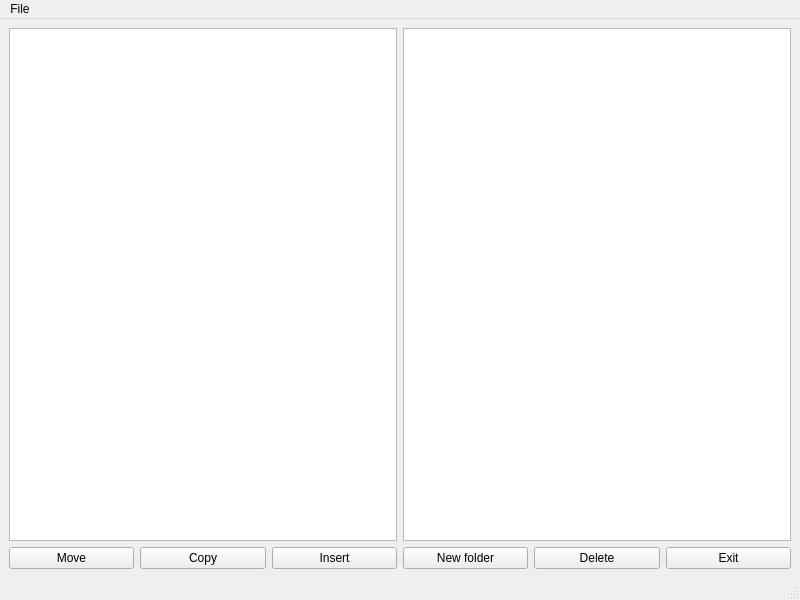
<?xml version="1.0" encoding="UTF-8"?>
<ui version="4.0">
 <class>MainWindow</class>
 <widget class="QMainWindow" name="MainWindow">
  <property name="geometry">
   <rect>
    <x>0</x>
    <y>0</y>
    <width>800</width>
    <height>600</height>
   </rect>
  </property>
  <property name="windowTitle">
   <string>MainWindow</string>
  </property>
  <widget class="QWidget" name="centralwidget">
   <layout class="QVBoxLayout" name="verticalLayout">
    <item>
     <layout class="QHBoxLayout" name="horizontalLayout">
      <item>
       <widget class="QTreeView" name="treeViewLeft">
        <property name="dragEnabled">
         <bool>false</bool>
        </property>
        <property name="dragDropMode">
         <enum>QAbstractItemView::NoDragDrop</enum>
        </property>
        <property name="defaultDropAction">
         <enum>Qt::IgnoreAction</enum>
        </property>
       </widget>
      </item>
      <item>
       <widget class="QTreeView" name="treeViewRight">
        <property name="dragEnabled">
         <bool>false</bool>
        </property>
        <property name="dragDropMode">
         <enum>QAbstractItemView::NoDragDrop</enum>
        </property>
        <property name="defaultDropAction">
         <enum>Qt::IgnoreAction</enum>
        </property>
       </widget>
      </item>
     </layout>
    </item>
    <item>
     <layout class="QHBoxLayout" name="horizontalLayout_2">
      <item>
       <widget class="QPushButton" name="moveButton">
        <property name="text">
         <string>Move</string>
        </property>
       </widget>
      </item>
      <item>
       <widget class="QPushButton" name="copyButton">
        <property name="text">
         <string>Copy</string>
        </property>
       </widget>
      </item>
      <item>
       <widget class="QPushButton" name="insertButton">
        <property name="text">
         <string>Insert</string>
        </property>
       </widget>
      </item>
      <item>
       <widget class="QPushButton" name="folderButton">
        <property name="text">
         <string>New folder</string>
        </property>
       </widget>
      </item>
      <item>
       <widget class="QPushButton" name="deleteButton">
        <property name="text">
         <string>Delete</string>
        </property>
       </widget>
      </item>
      <item>
       <widget class="QPushButton" name="exitButton">
        <property name="text">
         <string>Exit</string>
        </property>
       </widget>
      </item>
     </layout>
    </item>
   </layout>
  </widget>
  <widget class="QMenuBar" name="menubar">
   <property name="geometry">
    <rect>
     <x>0</x>
     <y>0</y>
     <width>800</width>
     <height>21</height>
    </rect>
   </property>
   <widget class="QMenu" name="menuFile">
    <property name="title">
     <string>File</string>
    </property>
    <addaction name="actionNew_folder"/>
   </widget>
   <addaction name="menuFile"/>
  </widget>
  <widget class="QStatusBar" name="statusbar"/>
  <action name="actionNew_folder">
   <property name="text">
    <string>New folder</string>
   </property>
  </action>
 </widget>
 <resources/>
 <connections/>
</ui>
